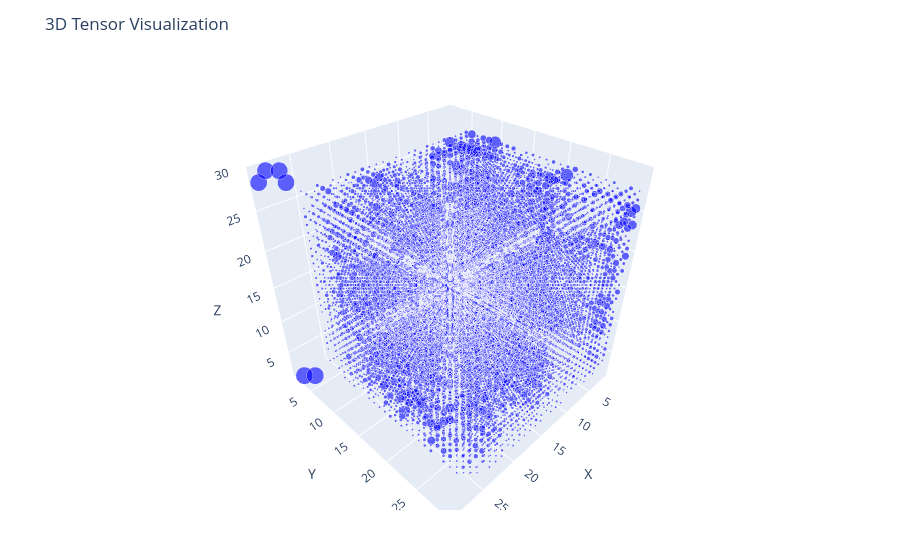

Write notebook code for a chart like this one.
### Code cell
strata = toSurfaceTensor(fdaTen)
plotTensor(strata.tensor)

### Figure 1 — Plotly figure (JSON) as saved in the notebook; plotly's stock layout.template omitted (floating-point values rounded to 4 significant figures; data arrays with more than 128 entries replaced by an {"elided": "..."} marker saying what was removed)
{"data": [{"marker": {"color": "blue", "opacity": 0.6, "size": {"elided": "15639 float values"}}, "mode": "markers", "type": "scatter3d", "x": {"elided": "15639 int values"}, "y": {"elided": "15639 int values"}, "z": {"elided": "15639 int values"}}], "layout": {"margin": {"b": 50, "l": 50, "r": 50, "t": 60}, "scene": {"aspectmode": "cube", "xaxis": {"range": [1, 30], "title": "X"}, "yaxis": {"range": [1, 30], "title": "Y"}, "zaxis": {"range": [1, 30], "title": "Z"}}, "title": "3D Tensor Visualization"}}
